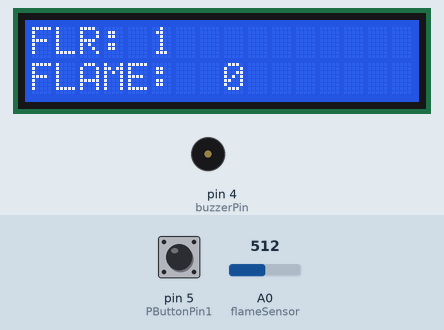
Simulated run of this sketch. Board: Arduino Uno, built with avr-gcc and run on an emulated ATmega328P. Shown: 16×2 character LCD, buzzer (waves = sounding, pin HIGH). Inputs (shaded band) come from the test bench; at power-on: A0 (flameSensor) = 512, pin 5 (PButtonPin1) HIGH. The modem accepts every AT command (registered, SIM ready, sends succeed) and sends nothing else; what the sketch prints to the serial monitor is not drawn.

Above: at 3.3 s.
3.4 s: A0 (flameSensor) set to 312
6.4 s: A0 (flameSensor) set to 285
At 9.3 s:
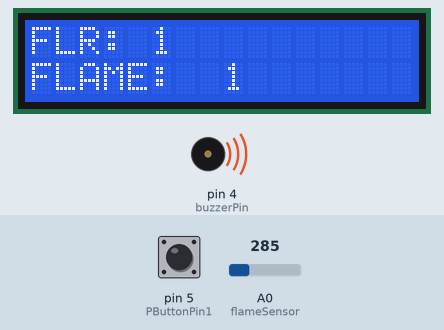
9.4 s: pin 5 (PButtonPin1) pulled LOW for 0.15 s
At 11.3 s:
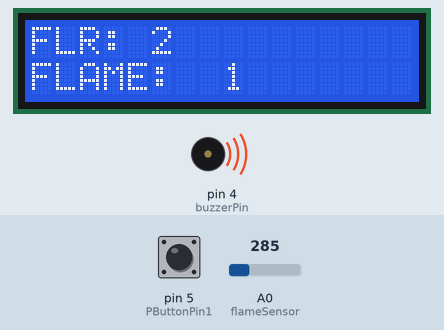
11.7 s: pin 5 (PButtonPin1) pulled LOW for 1 s
At 13.4 s:
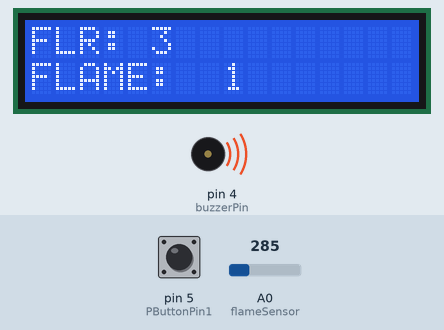
14.2 s: A0 (flameSensor) set to 306
At 16.5 s:
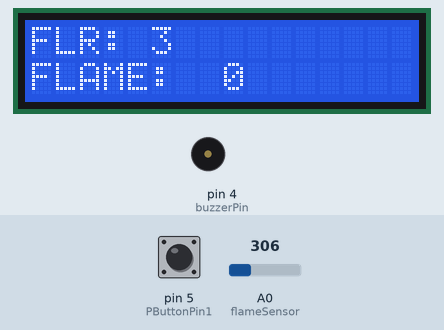
17.2 s: A0 (flameSensor) set to 290
At 20.9 s:
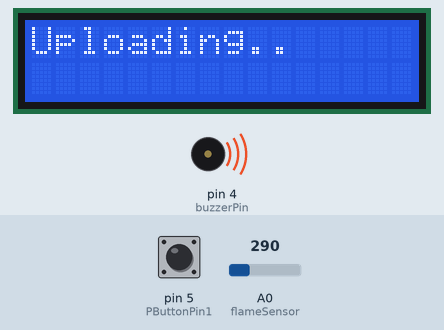
Timing chart, 0 to 21.2 s (numbered marks = the images above; inputs shaded):
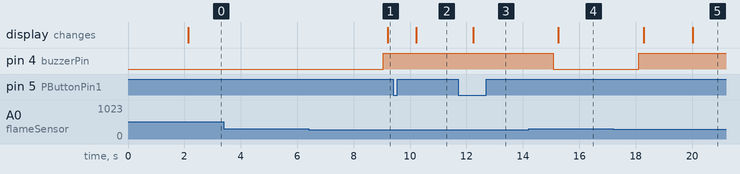

Measured:
- the behaviour switches between 300 and 299 on A0 (flameSensor) (found by bisection; images 0 and 1)
- after the input at 3.4 s, every drawn part: stays the same
- after the input at 6.4 s, pin 4 (buzzerPin): LOW → HIGH after 2.7 s; the display: changes after 2.8 s (image 1)
- after the input at 9.4 s, the display: changes after 0.82 s (image 2)
- after the input at 11.7 s, the display: changes after 0.53 s (image 3)
- after the input at 14.2 s, pin 4 (buzzerPin): HIGH → LOW after 0.88 s; the display: changes after 1.1 s (image 4)
- after the input at 17.2 s, pin 4 (buzzerPin): LOW → HIGH after 0.90 s; the display: first changes after 1.1 s (image 5 shows a later state)

The sketch:

Experiment-7_Program.ino
```cpp
//Libraries
#include <SoftwareSerial.h>
#include <LiquidCrystal_I2C.h>

String myAPIkey= "KN3D2M74HPEB38M7";   // Write API KEY

boolean relay1_st = false;
boolean relay2_st = false;
unsigned char check_connection=0;
unsigned char times_check=0;
boolean error;

SoftwareSerial ESP8266(2,3); //rx, tx

//Pinout of the Flame Sensor
const int flameSensor = A0;

//Declaration of variable for the value detected by the flame sensor and the flame status
int flameVal = 0;
int flameStatus = 0;

//Declaration of variable for the floor level
int floorVal = 0;

//Pinout of the Pushbuttons
  const int PButtonPin1 = 5;

//Push Button States
int PButtonState1 = 0;
int lastPButtonState1 = 0;

//Pinout of the Piezo Buzzer
const int buzzerPin = 4;

//Millis used as an alternative for delays
  unsigned long currentMillis = 0;
  unsigned long previousMillis = 0;
  unsigned long currentMillis2 = 0;
  unsigned long previousMillis2 =0;
  unsigned long currentMillis3 = 0;
  unsigned long previousMillis3 =0;

//Declaration of LCD Object, Address, # of columns, and rows
  LiquidCrystal_I2C lcd(0x27, 16, 2);

void setup() {

  Serial.begin(9600);

  pinMode(flameSensor, INPUT);
  pinMode(buzzerPin, OUTPUT);
  pinMode(PButtonPin1, INPUT_PULLUP);

  ESP8266.begin(9600);
  ESP8266.println("AT+RST");
  delay(2000);
  Serial.println("Connecting to Wifi");
   while(check_connection==0)
  {
    Serial.print(".");
    ESP8266.print("AT+CWJAP=\"HUAWEI-2.4G-U2Yg\",\"3kgbKX79\"\r\n");
    ESP8266.setTimeout(5000);
    if(ESP8266.find("WIFI CONNECTED\r\n")==1) {
      Serial.println("WIFI CONNECTED");
      break;
    }
    times_check++;
    if(times_check>3) {
      times_check=0;
      Serial.println("Trying to Reconnect..");
    }
  }

//Initialization of the LCD, and turning on its backlight
  lcd.begin();
  lcd.backlight();

  flameStatus=0;
  floorVal=1;
}

void loop() {

  PButtonState1 = digitalRead(PButtonPin1);

//Detection of flame using flame sensor
  int flameVal=analogRead(flameSensor);
  Serial.print("Flame Status: ");
  Serial.println(flameStatus);

  Serial.print("Floor: ");
  Serial.println(floorVal);


//Check whether threshold was reached once every 3 seconds
  unsigned long currentMillis = millis();
  if ((unsigned long)(currentMillis - previousMillis) >= 3000) {
    if (flameVal < 300) { //If flame was detected, turn on buzzer. Else do nothing.
      digitalWrite(buzzerPin, HIGH);
      Serial.println("Flame detected!");
      flameStatus=1;
    } else {
      digitalWrite(buzzerPin, LOW);
      Serial.println("No flame detected");
      flameStatus=0;
    }
    previousMillis = currentMillis;
  }

//Check pushbutton for input
  PushButton1();

//LCD Printing
  unsigned long currentMillis2 = millis();

  if ((unsigned long)(currentMillis2 - previousMillis2) >= 1000) {
    lcd.clear(); //Clear LCD
    //Line 1
    lcd.setCursor(0,0);
    lcd.print("FLR: ");
    lcd.setCursor(5,0);
    lcd.print(floorVal);
    //Line 2
    lcd.setCursor(0,1);
    lcd.print("FLAME: ");
    lcd.setCursor(8,1);
    lcd.print(flameStatus);
    previousMillis2 = currentMillis2;
  }

//Writing to thingspeak every 20 seconds
  unsigned long currentMillis3 = millis();

  if ((unsigned long)(currentMillis3 - previousMillis3) >= 20000) {
    lcd.clear(); //Clear LCD
    lcd.setCursor(0,0);
    lcd.print("Uploading..");
    writeThingSpeak();
    delay(100);
    previousMillis3 = currentMillis3;

  }

} //loop end

//Functions ***************************************************************************************************************************************

void PushButton1() { //Checks if Push button 1 is Pressed
  if (PButtonState1 != lastPButtonState1) {
    if (PButtonState1 == LOW) {
      Serial.println("Push Button Pressed");
      floorFunction();
      Serial.print("Floor: ");
      Serial.println(floorVal);
    }
  lastPButtonState1 = PButtonState1;   // Save the current state as the last state, for next time through the loop
  }
}

void floorFunction() {
  if (floorVal == 4) {
    floorVal = 1;
  } else if (floorVal < 4) {
    floorVal++;
  }
}

void writeThingSpeak(void) {
  startThingSpeakCmd();
  String getStr = "GET /update?api_key=";
  getStr += myAPIkey;
  getStr +="&field1=";
  getStr += String(floorVal);
  getStr +="&field2=";
  getStr += String(flameStatus);
  getStr += "\r\n\r\n";
  GetThingspeakcmd(getStr);
}

void startThingSpeakCmd(void) {
  ESP8266.flush();
  String cmd = "AT+CIPSTART=\"TCP\",\"";
  cmd += "184.106.153.149"; // api.thingspeak.com IP address
  cmd += "\",80";
  ESP8266.println(cmd);
  Serial.print("Start Commands: ");
  Serial.println(cmd);

  if(ESP8266.find("Error"))
  {
    Serial.println("AT+CIPSTART error");
    return;
  }
}

String GetThingspeakcmd(String getStr) {
  String cmd = "AT+CIPSEND=";
  cmd += String(getStr.length());
  ESP8266.println(cmd);
  Serial.println(cmd);

  if(ESP8266.find(">"))
  {
    ESP8266.print(getStr);
    Serial.println(getStr);
    delay(500);
    String messageBody = "";
    while (ESP8266.available())
    {
      String line = ESP8266.readStringUntil('\n');
      if (line.length() == 1)
      {
        messageBody = ESP8266.readStringUntil('\n');
      }
    }
    Serial.print("MessageBody received: ");
    Serial.println(messageBody);
    return messageBody;
  }
  else
  {
    ESP8266.println("AT+CIPCLOSE");
    Serial.println("AT+CIPCLOSE");
  }
}
```
